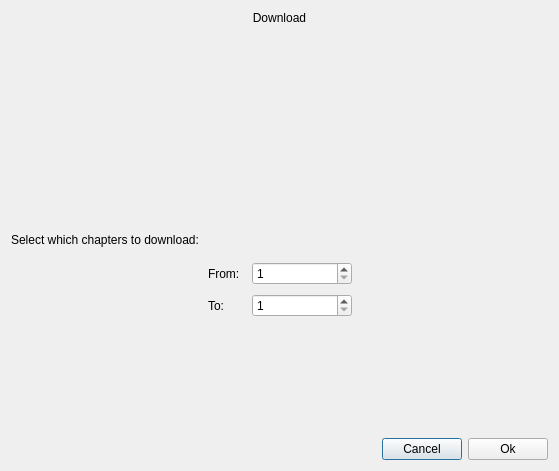
<?xml version="1.0" encoding="UTF-8"?>
<ui version="4.0">
 <class>DownloadMangaChaptersDialog</class>
 <widget class="QDialog" name="DownloadMangaChaptersDialog">
  <property name="geometry">
   <rect>
    <x>0</x>
    <y>0</y>
    <width>559</width>
    <height>471</height>
   </rect>
  </property>
  <property name="windowTitle">
   <string>Dialog</string>
  </property>
  <layout class="QVBoxLayout" name="verticalLayout">
   <item>
    <widget class="QLabel" name="labelTitle">
     <property name="text">
      <string>Download</string>
     </property>
     <property name="alignment">
      <set>Qt::AlignCenter</set>
     </property>
    </widget>
   </item>
   <item>
    <spacer name="verticalSpacer">
     <property name="orientation">
      <enum>Qt::Vertical</enum>
     </property>
     <property name="sizeHint" stdset="0">
      <size>
       <width>20</width>
       <height>40</height>
      </size>
     </property>
    </spacer>
   </item>
   <item>
    <widget class="QLabel" name="label">
     <property name="text">
      <string>Select which chapters to download:</string>
     </property>
     <property name="alignment">
      <set>Qt::AlignBottom|Qt::AlignLeading|Qt::AlignLeft</set>
     </property>
    </widget>
   </item>
   <item>
    <layout class="QGridLayout" name="gridLayout">
     <property name="leftMargin">
      <number>9</number>
     </property>
     <property name="topMargin">
      <number>9</number>
     </property>
     <property name="rightMargin">
      <number>9</number>
     </property>
     <property name="bottomMargin">
      <number>9</number>
     </property>
     <property name="spacing">
      <number>9</number>
     </property>
     <item row="0" column="2">
      <widget class="QSpinBox" name="spinBoxFrom">
       <property name="minimumSize">
        <size>
         <width>100</width>
         <height>0</height>
        </size>
       </property>
       <property name="minimum">
        <number>1</number>
       </property>
       <property name="maximum">
        <number>100</number>
       </property>
      </widget>
     </item>
     <item row="1" column="1">
      <widget class="QLabel" name="labelTo">
       <property name="text">
        <string>To:</string>
       </property>
      </widget>
     </item>
     <item row="1" column="2">
      <widget class="QSpinBox" name="spinBoxTo">
       <property name="minimumSize">
        <size>
         <width>100</width>
         <height>0</height>
        </size>
       </property>
       <property name="minimum">
        <number>1</number>
       </property>
       <property name="maximum">
        <number>100</number>
       </property>
      </widget>
     </item>
     <item row="0" column="3">
      <spacer name="horizontalSpacer_2">
       <property name="orientation">
        <enum>Qt::Horizontal</enum>
       </property>
       <property name="sizeHint" stdset="0">
        <size>
         <width>40</width>
         <height>20</height>
        </size>
       </property>
      </spacer>
     </item>
     <item row="0" column="1">
      <widget class="QLabel" name="labelFrom">
       <property name="text">
        <string>From: </string>
       </property>
      </widget>
     </item>
     <item row="0" column="0">
      <spacer name="horizontalSpacer_3">
       <property name="orientation">
        <enum>Qt::Horizontal</enum>
       </property>
       <property name="sizeHint" stdset="0">
        <size>
         <width>40</width>
         <height>20</height>
        </size>
       </property>
      </spacer>
     </item>
    </layout>
   </item>
   <item>
    <widget class="NumpadWidget" name="numpadWidget" native="true">
     <property name="minimumSize">
      <size>
       <width>100</width>
       <height>100</height>
      </size>
     </property>
    </widget>
   </item>
   <item>
    <layout class="QHBoxLayout" name="horizontalLayout">
     <item>
      <spacer name="horizontalSpacer">
       <property name="orientation">
        <enum>Qt::Horizontal</enum>
       </property>
       <property name="sizeHint" stdset="0">
        <size>
         <width>40</width>
         <height>20</height>
        </size>
       </property>
      </spacer>
     </item>
     <item>
      <widget class="QPushButton" name="pushButtonCancel">
       <property name="text">
        <string>Cancel</string>
       </property>
      </widget>
     </item>
     <item>
      <widget class="QPushButton" name="pushButtonOk">
       <property name="text">
        <string>Ok</string>
       </property>
      </widget>
     </item>
    </layout>
   </item>
  </layout>
 </widget>
 <customwidgets>
  <customwidget>
   <class>NumpadWidget</class>
   <extends>QWidget</extends>
   <header>numpadwidget.h</header>
   <container>1</container>
  </customwidget>
 </customwidgets>
 <resources/>
 <connections/>
</ui>
